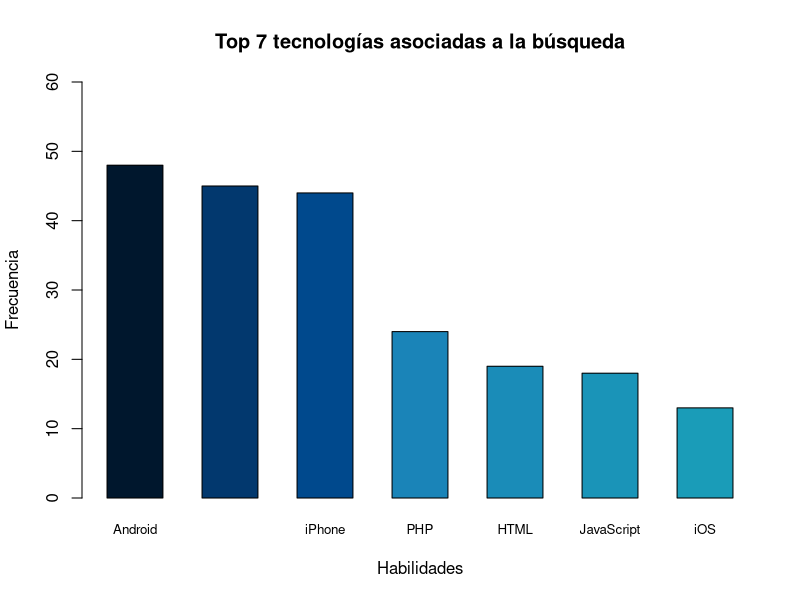
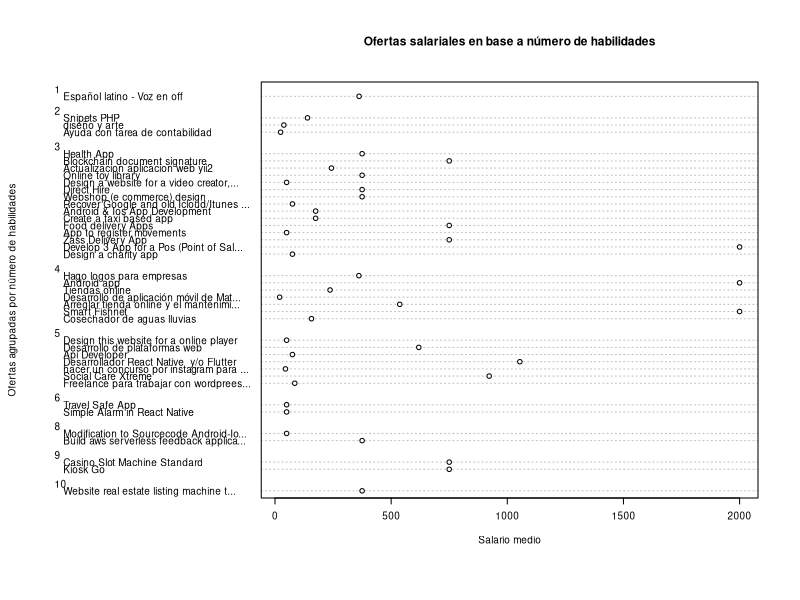

The R source for these figures, in order:
# 1. Instalación de paquetes
install.packages("dplyr")
install.packages("tidyr")
install.packages("readxl")
install.packages("data.table")
install.packages("stringr")


# Validar si los paquetes se han instalado
library(dplyr) 
library(tidyr)
library(readxl)
library(data.table)
library(stringr)


# Importando los .csv a un dataset
ofertasW <- read.csv("workana.csv", header = FALSE, encoding="UTF-8",sep =",")
ofertasF <- read.csv("freelancer.csv", header = FALSE, encoding="UTF-8", sep =",")
names(ofertasW)<- c("Titulo", "Fecha","Descripcion", "Salario", "Habilidades")
names(ofertasF)<- c("Titulo", "Fecha","Descripcion", "Salario", "Habilidades")


# ================= PRE-PROCESAMIENTO PARA CONCATENAR TABLAS ==================

ofertasWDT <- data.table(ofertasW)
ofertasFDT <- data.table(ofertasF)

#Sacamos las comisiones por hora
ofertasWDT <- ofertasWDT[!grepl("hora", Salario, fixed = TRUE),]
ofertasFDT <- ofertasFDT[!grepl("hr", Salario, fixed = TRUE),]

#Colocamos las columnas de Salarios en un solo formato para un buen binding
ofertasWDT[, Salario:= gsub("+[^0-9-]", "", Salario)
           , by = c("Titulo", "Fecha", "Descripcion", "Salario", "Habilidades")]  

ofertasWDT[, Salario:= mean(as.numeric(unlist(strsplit(Salario, "-", 1, FALSE)))
           , na.rm=FALSE), by = "Titulo"]



ofertasFDT[, Salario:= mean(as.numeric(unlist(strsplit(Salario, "-", 1, FALSE)))
                            , na.rm=FALSE), by = "Titulo"]
ofertasFDT[, Salario:= sapply(ofertasFDT[,Salario],as.numeric)]
ofertasFDT[, Salario:= round(ofertasFDT[,Salario])]




# Realizamos el binding para tener las ofertas GLOBALES y quitamos duplicados
ofertas <- rbind(ofertasWDT, ofertasFDT)
ofertas <- ofertas[!duplicated(ofertas$Titulo),]

# Renombrando columnas ya no es necesario
# names(ofertas)<- c("Titulo", "Fecha","Descripcion", "Salario", "Habilidades")



# ===================== HISTOGRAMA DE SKILLS ==========================

# Desglozamos la lista de skills en una columna cada skill
freqSkillDT <- data.table(ofertas)
freqSkillDT <- freqSkillDT[ , list( Habilidades = unlist( strsplit( Habilidades , "," ) ) ) , by = Titulo ]


# Debemos limpiar las filas caracteres basura
freqSkillDT <- str_remove_all(freqSkillDT$Habilidades, "[\\[\\]\"]")
freqSkillDT <- trimws(freqSkillDT)


#Ahora debemos sacar la frecuencia:
freqSkillDT <- table(freqSkillDT)


#Ahora vamos a sacar el top 7
freqSkillDT <- sort(freqSkillDT, decreasing = TRUE)
freqSkillDT <- head(freqSkillDT,7)


#Armamos el histograma
colores <- c("#00172d","#02386e","#00498d","#1a84b8","#1a8cb8","#1a94b8","#1a9cb8")
barplot(freqSkillDT, ylab = "Frecuencia", xlab = "Habilidades", 
        ylim = c(0,60), main = "Top 7 tecnologías asociadas a la búsqueda", 
        col = colores, space= 0.7, cex.names=0.8, 
        names.arg=abbreviate(names(freqSkillDT), minlength = 20))



# ========================= DOTCHART DE SALARIOS ================================

#Desglozamos las habilidades de la lista manteniendo salario y título 
dispDT <- data.table(ofertas)
dispDT <- dispDT[ , c("Titulo", "Salario", "Habilidades")]
dispDT <- dispDT[ , list( Habilidades = unlist( strsplit( Habilidades , "," ) ) )
                  , by = c("Titulo","Salario")]


#Sacando el numero de skills por título
dispDT <- dispDT[ , .N , by = c("Titulo","Salario")]
names(dispDT) <- c("Titulo", "SalarioMed", "Skills")
dispDT[, SalarioMed:= sapply(dispDT[,SalarioMed],as.numeric)]

#dispDT <- dispDT[order(-SalarioMed),]
#dispDT <- head(dispDT,40)
dispDT <- sample_n(dispDT,40)


# Generando dotchart
grps <- as.factor(dispDT$Skills)
dotchart(dispDT$SalarioMed, main = "Ofertas salariales en base a número de habilidades"
         , labels = str_trunc(dispDT$Titulo, 40, side = c("right"), ellipsis = "...") 
         , groups = grps, cex = 0.6
         , xlab = "Salario medio", ylab = "Ofertas agrupadas por número de habilidades")


